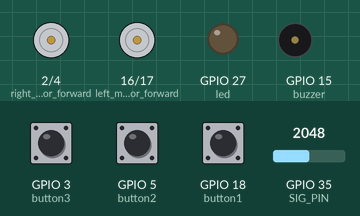
Simulated run of this sketch. Board: ESP32. Shown: motor-driver pin pairs drawn as motors (green arrow = first pin HIGH = forward, orange = second pin HIGH = backward, longer = more drive), output pins drawn as LEDs (lit = HIGH), buzzer (waves = sounding, pin HIGH). The inputs (shaded band) are chosen by the test bench; at power-on: GPIO 18 (button1) HIGH, GPIO 5 (button2) HIGH, GPIO 35 (SIG_PIN) = 2048, GPIO 3 (button3) HIGH. EEPROM starts erased; pins used as bus, display or sensor lines are not drawn; what the sketch prints to the serial monitor is not drawn.

Above: at 1.2 s.
1.3 s: GPIO 18 (button1) pulled LOW for 0.15 s
At 2.1 s:
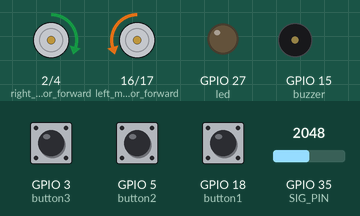
4.4 s: GPIO 5 (button2) pulled LOW for 3.2 s
9.1 s: GPIO 35 (SIG_PIN) set to 2074
At 9.6 s:
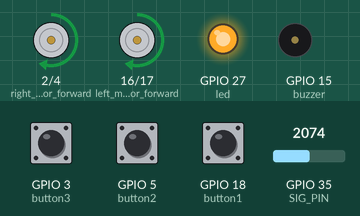
10.6 s: GPIO 35 (SIG_PIN) set to 2047
At 11.8 s:
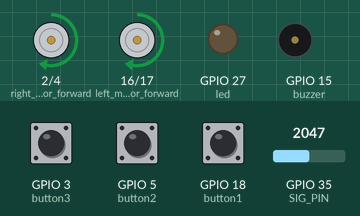
12.1 s: GPIO 35 (SIG_PIN) set to 2866
At 13.1 s:
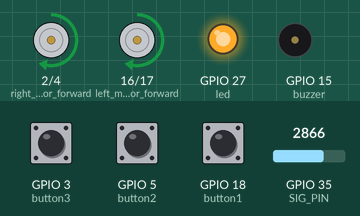
13.6 s: GPIO 35 (SIG_PIN) set to 1228
At 14.3 s:
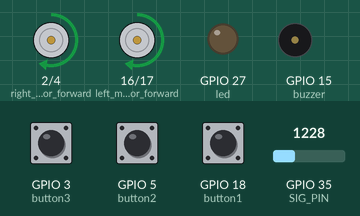
Timing chart, 0 to 16.1 s (numbered marks = the images above; inputs shaded):
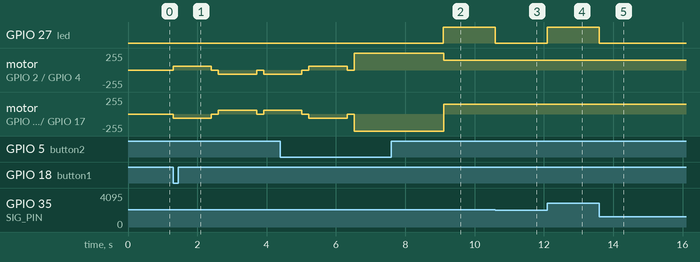

The sketch:

14_CH_16CH_MUX_BTS7960_MUX_DEMO_PID_ESP32.ino
```cpp
#include <EEPROM.h>
// ----------------------- PIN DEFINITIONS -----------------------
// MOTOR pins for BTS7960 (PWM controlled)
#define left_motor_forward 16   // LPWM
#define left_motor_backward 17  // RPWM
#define right_motor_forward 2   // LPWM
#define right_motor_backward 4  // RPWM
// MUX pins for sensor selection
#define S0 25
#define S1 26
#define S2 32
#define S3 33
#define SIG_PIN 35
// Buttons
#define button1 18
#define button2 5
#define button3 3
#define button4 23
//others
#define buzzer 15
#define tr_sensor 19
#define led 27
#define servo1 12
#define servo2 14
// ----------------------- SENSOR VARIABLES -----------------------
#define sensorNumber 14
int sensorADC[sensorNumber];
int sensorDigital[sensorNumber];
int bitWeight[sensorNumber] = { 1, 2, 4, 8, 16, 32, 64, 128, 256, 512, 1024, 2048, 4096, 8192 };
int WeightValue[sensorNumber] = { 10, 20, 30, 40, 50, 60, 70, 80, 90, 100, 110, 120, 130, 140 };
int sumOnSensor;
int sensorWight;
int bitSensor;
int Max_ADC[sensorNumber];
int Min_ADC[sensorNumber];
int Reference_ADC[sensorNumber];
bool inverseON = 0;
// ----------------------- PID VARIABLES -----------------------
float line_position;
float error;
float previous_error;
float derivative;
int base_speed = 150;
int kp = 8;
int kd = 100;
float center_position = 75;
// ---------------------- LEDC CONFIG ---------------------------
#define LEDC_FREQ 20000
#define LEDC_RES 8
// LEDC channels
#define CH_LF 0
#define CH_LB 1
#define CH_RF 2
#define CH_RB 3
// ========================= SETUP ===============================
void setup() {
  Serial.begin(115200);
  EEPROM.begin(512);
  pinMode(S0, OUTPUT);
  pinMode(S1, OUTPUT);
  pinMode(S2, OUTPUT);
  pinMode(S3, OUTPUT);
  pinMode(button1, INPUT_PULLUP);
  pinMode(button2, INPUT_PULLUP);
  pinMode(button3, INPUT_PULLUP);
  pinMode(button4, INPUT_PULLUP);
  pinMode(tr_sensor, OUTPUT);
  pinMode(led, OUTPUT);
  pinMode(buzzer, OUTPUT);
  digitalWrite(led, 0);
  digitalWrite(buzzer, 0);
  digitalWrite(tr_sensor, 1);
  // Configure LEDC channels
  ledcSetup(CH_LF, LEDC_FREQ, LEDC_RES);
  ledcSetup(CH_LB, LEDC_FREQ, LEDC_RES);
  ledcSetup(CH_RF, LEDC_FREQ, LEDC_RES);
  ledcSetup(CH_RB, LEDC_FREQ, LEDC_RES);
  // Attach PWM channels
  ledcAttachPin(left_motor_forward, CH_LF);
  ledcAttachPin(left_motor_backward, CH_LB);
  ledcAttachPin(right_motor_forward, CH_RF);
  ledcAttachPin(right_motor_backward, CH_RB);
  LoadCalibration();
}

// ========================= MAIN LOOP ===========================
void loop() {
  //if (!digitalRead(button1)) Serial.println("Button 1 Pressed");
  //if (!digitalRead(button2)) Serial.println("Button 2 Pressed");
  //if (!digitalRead(button3)) Serial.println("Button 3 Pressed");
  //if (!digitalRead(button4)) Serial.println("Button 4 Pressed");


  if (!digitalRead(button1)) calibrateSensor(); //calibrate sensor on the line
  if (!digitalRead(button2)) PID_Controller(base_speed, kp, kd); //start line follow
  if (!digitalRead(button3)) analogValue(); //show sensor's analog value in serial monitor
}

// ========================= MOTOR CONTROL =======================
void motor(int LPWM, int RPWM) {
  LPWM = constrain(LPWM, -255, 255);
  RPWM = constrain(RPWM, -255, 255);
  // LEFT MOTOR
  if (LPWM > 0) {
    ledcWrite(CH_LF, LPWM);
    ledcWrite(CH_LB, 0);
  } else if (LPWM < 0) {
    ledcWrite(CH_LF, 0);
    ledcWrite(CH_LB, -LPWM);
  } else {
    ledcWrite(CH_LF, 0);
    ledcWrite(CH_LB, 0);
  }
  // RIGHT MOTOR
  if (RPWM > 0) {
    ledcWrite(CH_RF, RPWM);
    ledcWrite(CH_RB, 0);
  } else if (RPWM < 0) {
    ledcWrite(CH_RF, 0);
    ledcWrite(CH_RB, -RPWM);
  } else {
    ledcWrite(CH_RF, 0);
    ledcWrite(CH_RB, 0);
  }
}

// ========================= PID CONTROLLER ======================
void PID_Controller(int base_speed, int p, int d) {
  while (1) {
a:
    read_black_line();
    if (sumOnSensor > 0) line_position = sensorWight / sumOnSensor;
    error = center_position - line_position;
    derivative = error - previous_error;
    int right_motor_value = base_speed + (error * p + derivative * d);
    int left_motor_value = base_speed - (error * p + derivative * d);
    previous_error = error;
    motor(left_motor_value, right_motor_value);
    //inverse line detection
    if (sensorDigital[3] == 1 && sensorDigital[10] == 1 && bitSensor < 16384) {
      inverseON = !inverseON;
      digitalWrite(led, inverseON);
      goto a;
    }
  }
}

// ========================= SENSOR CALIBRATION ==================
void calibrateSensor() {
  // Set initial Min–Max limits
  for (int i = 0; i < sensorNumber; i++) {
    Max_ADC[i] = 0;
    Min_ADC[i] = 4095;  // ESP32 ADC max
  }
  int rotationDirections[][2] = {
    { -1, 1 },
    { 1, -1 },
    { 1, -1 },
    { -1, 1 }
  };
  for (int step = 0; step < 4; step++) {
    motor(base_speed * 0.4 * rotationDirections[step][0],
          base_speed * 0.4 * rotationDirections[step][1]);

    for (int sweep = 0; sweep < 500; sweep++) {
      for (int i = 0; i < sensorNumber; i++) {
        selectChannel(i);
        delayMicroseconds(30);
        sensorADC[i] = analogRead(SIG_PIN);
        Max_ADC[i] = max(Max_ADC[i], sensorADC[i]);
        Min_ADC[i] = min(Min_ADC[i], sensorADC[i]);
      }
    }
    motor(0, 0);
    delay(200);
  }
  // Save into EEPROM
  for (int i = 0; i < sensorNumber; i++) {
    Reference_ADC[i] = (Max_ADC[i] + Min_ADC[i]) / 2;
    EEPROM.write(i, Reference_ADC[i] / 16);
    EEPROM.write(i + sensorNumber, Max_ADC[i] / 16);
    EEPROM.write(i + sensorNumber * 2, Min_ADC[i] / 16);
  }
  EEPROM.commit();
}

// ========================= LOAD CALIBRATION ====================
void LoadCalibration() {
  Serial.println("Loading Calibration...");
  for (int i = 0; i < sensorNumber; i++) {
    Reference_ADC[i] = EEPROM.read(i) * 16;
    Max_ADC[i] = EEPROM.read(i + sensorNumber) * 16;
    Min_ADC[i] = EEPROM.read(i + sensorNumber * 2) * 16;
    Serial.print(String(Reference_ADC[i]) + ", ");
  }
  Serial.println();
}

// ========================= READ SENSOR DATA ====================
void read_black_line() {
  sumOnSensor = 0;
  sensorWight = 0;
  bitSensor = 0;
  for (int i = 0; i < sensorNumber; i++) {
    selectChannel(i);
    delayMicroseconds(20);
    sensorADC[i] = analogRead(SIG_PIN);
    // Black line detection
    if (sensorADC[i] > Reference_ADC[i])
      sensorDigital[i] = inverseON ? 0 : 1;
    else
      sensorDigital[i] = inverseON ? 1 : 0;
    sumOnSensor += sensorDigital[i];
    sensorWight += sensorDigital[i] * WeightValue[i];
    bitSensor += sensorDigital[i] * bitWeight[(sensorNumber - 1) - i];
  }
}

// ========================= SELECT MUX CHANNEL ==================
void selectChannel(int channel) {
  digitalWrite(S0, bitRead(channel, 0));
  digitalWrite(S1, bitRead(channel, 1));
  digitalWrite(S2, bitRead(channel, 2));
  digitalWrite(S3, bitRead(channel, 3));
}

// ========================= DEBUG FUNCTIONS =====================
void Bit_Sensor_Show() {
  while (1) {
    read_black_line();

    Serial.print("Decimal: ");
    Serial.print(bitSensor);
    Serial.print(" | Binary: ");

    for (int i = sensorNumber - 1; i >= 0; i--)
      Serial.print(bitRead(bitSensor, i));

    Serial.println();
  }
}

void analogValue() {
  while (1) {
    for (int i = 0; i < sensorNumber; i++) {
      selectChannel(i);
      delayMicroseconds(20);
      sensorADC[i] = analogRead(SIG_PIN);
      Serial.print(String(sensorADC[i]) + "  ");
    }
    Serial.println();
  }
}
```

Measured:
- the behaviour switches between 2048 and 2049 on GPIO 35 (SIG_PIN) (found by bisection; images 1 and 2)
- after the input at 9.1 s, GPIO 27 (led): LOW → HIGH at once; motor on GPIO 2 (right_motor_forward) / GPIO 4 (right_motor_backward): forward 255/255 → forward 149/255 at once; motor on GPIO 16 (left_motor_forward) / GPIO 17 (left_motor_backward): backward 255/255 → forward 149/255 at once
- after the input at 10.6 s, GPIO 27 (led): HIGH → LOW at once
- after the input at 12.1 s, GPIO 27 (led): LOW → HIGH at once
- after the input at 13.6 s, GPIO 27 (led): HIGH → LOW at once
